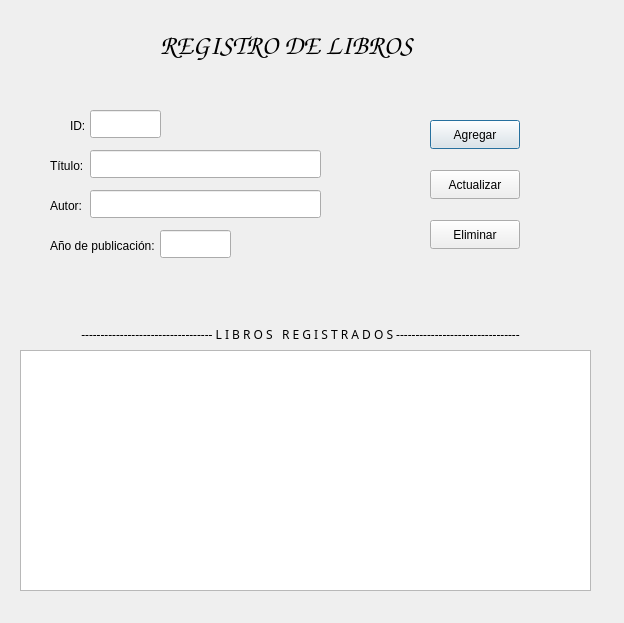
<?xml version="1.0" encoding="UTF-8"?>
<ui version="4.0">
 <class>biblioteca</class>
 <widget class="QDialog" name="biblioteca">
  <property name="geometry">
   <rect>
    <x>0</x>
    <y>0</y>
    <width>624</width>
    <height>623</height>
   </rect>
  </property>
  <property name="windowTitle">
   <string>B I B L I O T E C A</string>
  </property>
  <property name="styleSheet">
   <string notr="true">QDialog#biblioteca {
    background: qlineargradient(
        x1: 0, y1: 0,
        x2: 0, y2: 1,
        stop: 0 #3f6a8a,
        stop: 0.5 #2a2a2a
    );
}
</string>
  </property>
  <widget class="QLabel" name="label_5">
   <property name="geometry">
    <rect>
     <x>160</x>
     <y>30</y>
     <width>371</width>
     <height>31</height>
    </rect>
   </property>
   <property name="font">
    <font>
     <family>Comic Sans MS</family>
     <pointsize>20</pointsize>
     <bold>false</bold>
    </font>
   </property>
   <property name="text">
    <string>REGISTRO DE LIBROS</string>
   </property>
  </widget>
  <widget class="QPushButton" name="Agregar_button">
   <property name="geometry">
    <rect>
     <x>430</x>
     <y>120</y>
     <width>90</width>
     <height>29</height>
    </rect>
   </property>
   <property name="text">
    <string>Agregar</string>
   </property>
  </widget>
  <widget class="QLabel" name="label_3">
   <property name="geometry">
    <rect>
     <x>50</x>
     <y>190</y>
     <width>71</width>
     <height>31</height>
    </rect>
   </property>
   <property name="text">
    <string>Autor: </string>
   </property>
  </widget>
  <widget class="QLineEdit" name="titulo_lineEdit">
   <property name="geometry">
    <rect>
     <x>90</x>
     <y>150</y>
     <width>231</width>
     <height>28</height>
    </rect>
   </property>
  </widget>
  <widget class="QLabel" name="label">
   <property name="geometry">
    <rect>
     <x>70</x>
     <y>110</y>
     <width>71</width>
     <height>31</height>
    </rect>
   </property>
   <property name="text">
    <string>ID: </string>
   </property>
  </widget>
  <widget class="QLineEdit" name="autor_lineEdit">
   <property name="geometry">
    <rect>
     <x>90</x>
     <y>190</y>
     <width>231</width>
     <height>28</height>
    </rect>
   </property>
  </widget>
  <widget class="QLabel" name="label_2">
   <property name="geometry">
    <rect>
     <x>50</x>
     <y>150</y>
     <width>71</width>
     <height>31</height>
    </rect>
   </property>
   <property name="text">
    <string>Título: </string>
   </property>
  </widget>
  <widget class="QLabel" name="label_4">
   <property name="geometry">
    <rect>
     <x>10</x>
     <y>319</y>
     <width>581</width>
     <height>31</height>
    </rect>
   </property>
   <property name="font">
    <font>
     <family>Source Code Pro Medium</family>
    </font>
   </property>
   <property name="text">
    <string>---------------------------------- L I B R O S   R E G I S T R A D O S --------------------------------</string>
   </property>
   <property name="alignment">
    <set>Qt::AlignmentFlag::AlignCenter</set>
   </property>
  </widget>
  <widget class="QPushButton" name="Eliminar_button">
   <property name="geometry">
    <rect>
     <x>430</x>
     <y>220</y>
     <width>90</width>
     <height>29</height>
    </rect>
   </property>
   <property name="text">
    <string>Eliminar</string>
   </property>
  </widget>
  <widget class="QLineEdit" name="ID_lineEdit">
   <property name="geometry">
    <rect>
     <x>90</x>
     <y>110</y>
     <width>71</width>
     <height>28</height>
    </rect>
   </property>
  </widget>
  <widget class="QTableWidget" name="tableWidget">
   <property name="geometry">
    <rect>
     <x>20</x>
     <y>350</y>
     <width>571</width>
     <height>241</height>
    </rect>
   </property>
  </widget>
  <widget class="QLabel" name="label_6">
   <property name="geometry">
    <rect>
     <x>50</x>
     <y>230</y>
     <width>141</width>
     <height>31</height>
    </rect>
   </property>
   <property name="text">
    <string>Año de publicación:</string>
   </property>
  </widget>
  <widget class="QLineEdit" name="publi_lineEdit">
   <property name="geometry">
    <rect>
     <x>160</x>
     <y>230</y>
     <width>71</width>
     <height>28</height>
    </rect>
   </property>
  </widget>
  <widget class="QPushButton" name="actualizar_button">
   <property name="geometry">
    <rect>
     <x>430</x>
     <y>170</y>
     <width>90</width>
     <height>29</height>
    </rect>
   </property>
   <property name="text">
    <string>Actualizar</string>
   </property>
  </widget>
 </widget>
 <resources/>
 <connections/>
</ui>
